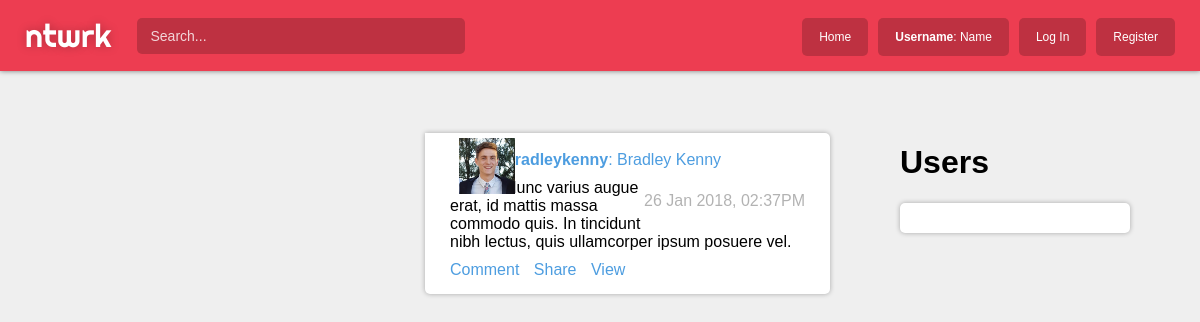
The page /user/bradleykenny/18/ on the database its author committed.
### stream/models.py (models this page shows)
class Post(models.Model):
    content = models.TextField(max_length=500)
    posted_by = models.ForeignKey(User, related_name='posts', on_delete=models.CASCADE)
    posted_at = models.DateTimeField(auto_now_add=True)

### stream/views.py (the view)
# urls.py: path('user/<username>/<post_id>/', stream.views.view_post, name='view_post'),
def view_post(request, username, post_id):
	post = Post.objects.get(id=post_id)
	return render(request, 'stream/view_post.html', {'post':post})

### stream/templates/stream/view_post.html (shortened to what this page needs)
{% extends 'base_stream.html' %}
{% load static %}
{% block stream %}
    <div class="card">
        <a href="{% url 'home' %}">
            <img src="{% static 'stream/img/dp/admin.jpg' %}" class="dp">
        </a>
        <a href="{% url 'home' %}">
            <h2><b>{{ post.posted_by.username }}</b>: {{ post.posted_by.first_name }} {{ post.posted_by.last_name }}</h2>
        </a>
        <h3>{{ post.posted_at|date:'d M Y, h:iA' }}</h2>
        <p>{{ post.content }}</p>
        <a href="{% url 'home' %}" class="link">Comment</a>
        <a href="{% url 'home' %}" class="link">Share</a>
        <a href="{% url 'home' %}" class="link">View</a>
    </div>
{% endblock %}

### account/static/account/css/base.css (style rules this page uses)
body { font-family: 'Helvetica'; margin: 0px; padding: 0px; }
a { text-decoration: none; }
.card { padding: 7.5px 15px 14px 15px; background-color: rgba(255, 255, 255, 1); border-radius: 0px 5px 5px 5px; }

### stream/static/stream/css/stream.css (style rules this page uses)
body { margin: 0px 0px 0px 0px; padding: 0px; background-color: #EFEFEF; }
.card { box-shadow: 0 0 5px rgba(0,0,0,0.3); margin: 0px 10px 40px 65px; padding: 5px 25px; position: relative; }
.dp { height: 56px; width: 56px; margin: 0px -10px 0px 9px; float: left; z-index: 0; position: relative; display: inline-block; }
.card h2, .card h3 { display: inline-block; margin-bottom: 10px; font-size: 1em; text-decoration: none; }
.card h2 { color: #4D9DE0; font-weight: normal; }
.card h3 { float: right; margin-top: 13px; font-weight: normal; color: rgba(0,0,0,0.3); }
.card p { margin-top: 0px; margin-bottom: 10px; }
.card .link { display: inline-block; color: #4D9DE0; margin: 0px 10px 10px 0px; }

### rows shown on the page
Post: posted_by.username "bradleykenny", posted_by.first_name "Bradley", posted_by.last_name "Kenny", posted_at "26 Jan 2018, 02:37PM", content "Nunc varius augue erat, id mattis massa commodo quis. In tincidunt nibh lectus, quis ullamcorper ipsum posuere vel."
